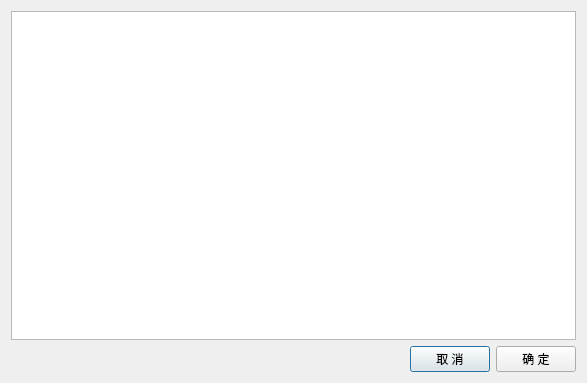
<?xml version="1.0" encoding="UTF-8"?>
<ui version="4.0">
 <class>Dialog_SelCurve</class>
 <widget class="QDialog" name="Dialog_SelCurve">
  <property name="geometry">
   <rect>
    <x>0</x>
    <y>0</y>
    <width>587</width>
    <height>383</height>
   </rect>
  </property>
  <property name="windowTitle">
   <string>曲线选择</string>
  </property>
  <layout class="QVBoxLayout" name="verticalLayout">
   <item>
    <widget class="QTableView" name="tableView">
     <property name="selectionBehavior">
      <enum>QAbstractItemView::SelectRows</enum>
     </property>
     <property name="sortingEnabled">
      <bool>true</bool>
     </property>
    </widget>
   </item>
   <item>
    <layout class="QHBoxLayout" name="horizontalLayout">
     <item>
      <spacer name="horizontalSpacer">
       <property name="orientation">
        <enum>Qt::Horizontal</enum>
       </property>
       <property name="sizeHint" stdset="0">
        <size>
         <width>40</width>
         <height>20</height>
        </size>
       </property>
      </spacer>
     </item>
     <item>
      <widget class="QPushButton" name="pushButton_reject">
       <property name="text">
        <string>取 消</string>
       </property>
      </widget>
     </item>
     <item>
      <widget class="QPushButton" name="pushButton_ok">
       <property name="text">
        <string>确 定</string>
       </property>
      </widget>
     </item>
    </layout>
   </item>
  </layout>
 </widget>
 <resources/>
 <connections>
  <connection>
   <sender>pushButton_reject</sender>
   <signal>clicked()</signal>
   <receiver>Dialog_SelCurve</receiver>
   <slot>reject()</slot>
   <hints>
    <hint type="sourcelabel">
     <x>421</x>
     <y>350</y>
    </hint>
    <hint type="destinationlabel">
     <x>184</x>
     <y>360</y>
    </hint>
   </hints>
  </connection>
 </connections>
</ui>
